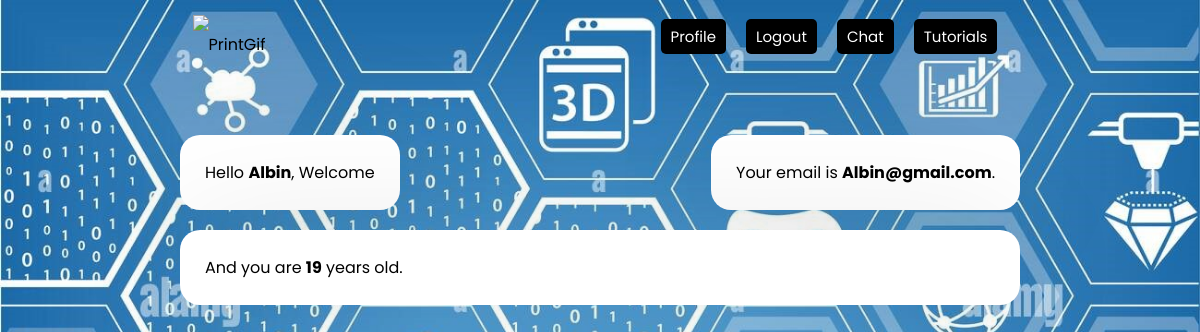
The page /home.php (signed in) on the database its author committed.
### tables this page shows
CREATE TABLE `users` (
  `Id` int(11) NOT NULL,
  `Username` varchar(200) DEFAULT NULL,
  `Email` varchar(200) DEFAULT NULL,
  `Age` int(11) DEFAULT NULL,
  `Password` varchar(200) DEFAULT NULL
);

### home.php (the view, shortened to what this page needs)
<?php
    include("config.php");
?>
<!DOCTYPE html>
<html lang="en">
<head>
    <link rel="stylesheet" href="style.css">
</head>
<body>
    <div class="nav">
        <div class="logo">
            <img src="3d_printing.gif" alt="PrintGif">
        </div>
        <div class="right-links">
            <?php
                $id = $_SESSION['id'];
                $query = mysqli_query($con, "SELECT*FROM users WHERE Id=$id");
                while($result = mysqli_fetch_assoc($query)){
                    $res_Uname = $result['Username'];
                    $res_Email = $result['Email'];
                    $res_Age = $result['Age'];
                }
            ?>
            <a href="edit.php" > <button class="btn  hbtn">Profile</button></a>
            <a href="logout.php"> <button class="btn  hbtn">Logout</button></a>
            <a href="chat.php"> <button class="btn  hbtn">Chat</button></a>
            <a href="tutorial.php"> <button class="btn  hbtn">Tutorials</button></a>
        </div>
    </div>
    <main>
        <div class="main-box top">
            <div class="top">
                <div class="box">
                   <p>Hello <b><?php echo $res_Uname ?></b>, Welcome</p>
                </div>
                <div class="box">
                    <p>Your email is <b><?php echo $res_Email ?></b>.</p>
                </div>
            </div>
            <div class="bottom">
                <div class="box">
                    <p>And you are <b><?php echo $res_Age ?></b> years old.</p>
                </div>
            </div>
        </div>
    </main>
</body>
</html>

### style.css (style rules this page uses)
* { padding: 0; margin: 0; box-sizing: border-box; font-family: 'Poppins',sans-serif; }
body { background-image: url('background5.jpg'); background-size: cover; }
.box { background: #ffff; display: flex; flex-direction: column; padding: 25px 25px; border-radius: 20px; box-shadow: 0 0 128px 0 rgba(0,0,0,0.1), 0 32px 64px -48px rgba(0,0,0,0.5); }
.btn { height: 35px; background: #456dff; border: 0; border-radius: 5px; color: #000000; font-size: 15px; cursor: pointer; transition: all .3s; margin-top: 10px; padding: 0px 10px; }
.hbtn { background: black; color: white; }
a { color: #000000; }
.nav { background: transparent; display: flex; flex-direction: row; justify-content: space-around; line-height: 60px; z-index: 100; }
img { margin-top: 20%; width: 100px; height: 100px; }
.right-links { display: flex; justify-content: center; align-items: center; }
.right-links a { padding: 0 10px; }
main { display: flex; align-items: center; justify-content: center; margin-top: 60px; }
.main-box { display: flex; flex-direction: column; width: 70%; }
.main-box .top { display: flex; flex-direction: row; justify-content: space-between; }
.bottom { width: 100%; margin-top: 20px; }

### rows shown on the page
users: Username "Albin", Email "Albin@gmail.com", Age "19"
